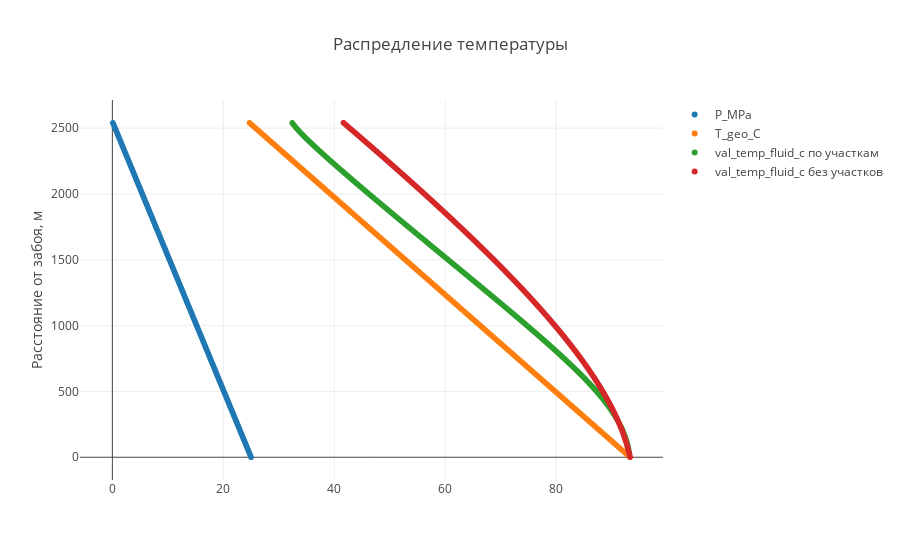

The notebook cell this image was saved under:
### Markdown cell above
## Различные графики и свойства.
## Т.к. не все свойства пересчитываются на каждом шаге идет сближение геотермы и температуры флюида ближе к устью

### Code cell
trace1 = go.Scattergl(
    x = temp_data_with_step.p_list,
    y = temp_data_with_step.distance_list,
    name = 'P_MPa',
    mode = 'markers'
)

trace2 = go.Scattergl(
    x = temp_data_with_step.t_list,
    y = temp_data_with_step.distance_list,
    name = 'T_geo_C',
    mode = 'markers'
)

trace3 = go.Scattergl(
    x = temp_data_with_step.get_values(52),
    y = temp_data_with_step.distance_list,
    name = temp_data_with_step.get_name(52) + ' по участкам',
    mode = 'markers'
)

trace4 = go.Scattergl(
    x = temp_data.get_values(52),
    y = temp_data.distance_list,
    name = temp_data.get_name(52) + ' без участков' ,
    mode = 'markers'
)

data = [trace1, trace2, trace3, trace4]

plot()

### Figure 1 — Plotly figure (JSON) as saved in the notebook; plotly's stock layout.template omitted (floating-point values rounded to 4 significant figures; data arrays with more than 128 entries replaced by an {"elided": "..."} marker saying what was removed)
{"data": [{"mode": "markers", "name": "P_MPa", "type": "scattergl", "uid": "a0506dd9-3c5d-4a0f-ac5a-46c793aba3b8", "x": {"elided": "255 float values"}, "y": {"elided": "255 int values"}}, {"mode": "markers", "name": "T_geo_C", "type": "scattergl", "uid": "84832ff7-bd69-459d-922f-e251500808e1", "x": {"elided": "255 float values"}, "y": {"elided": "255 int values"}}, {"mode": "markers", "name": "val_temp_fluid_c по участкам", "type": "scattergl", "uid": "72627277-40ca-45c4-b8f1-13bb07f37354", "x": {"elided": "255 float values"}, "y": {"elided": "255 int values"}}, {"mode": "markers", "name": "val_temp_fluid_c без участков", "type": "scattergl", "uid": "bbabc622-fc23-4109-8e43-321a9cd0fb95", "x": {"elided": "255 float values"}, "y": {"elided": "255 int values"}}], "layout": {"title": {"text": "Распредление температуры"}, "yaxis": {"title": {"text": "Расстояние от забоя, м"}}}}
